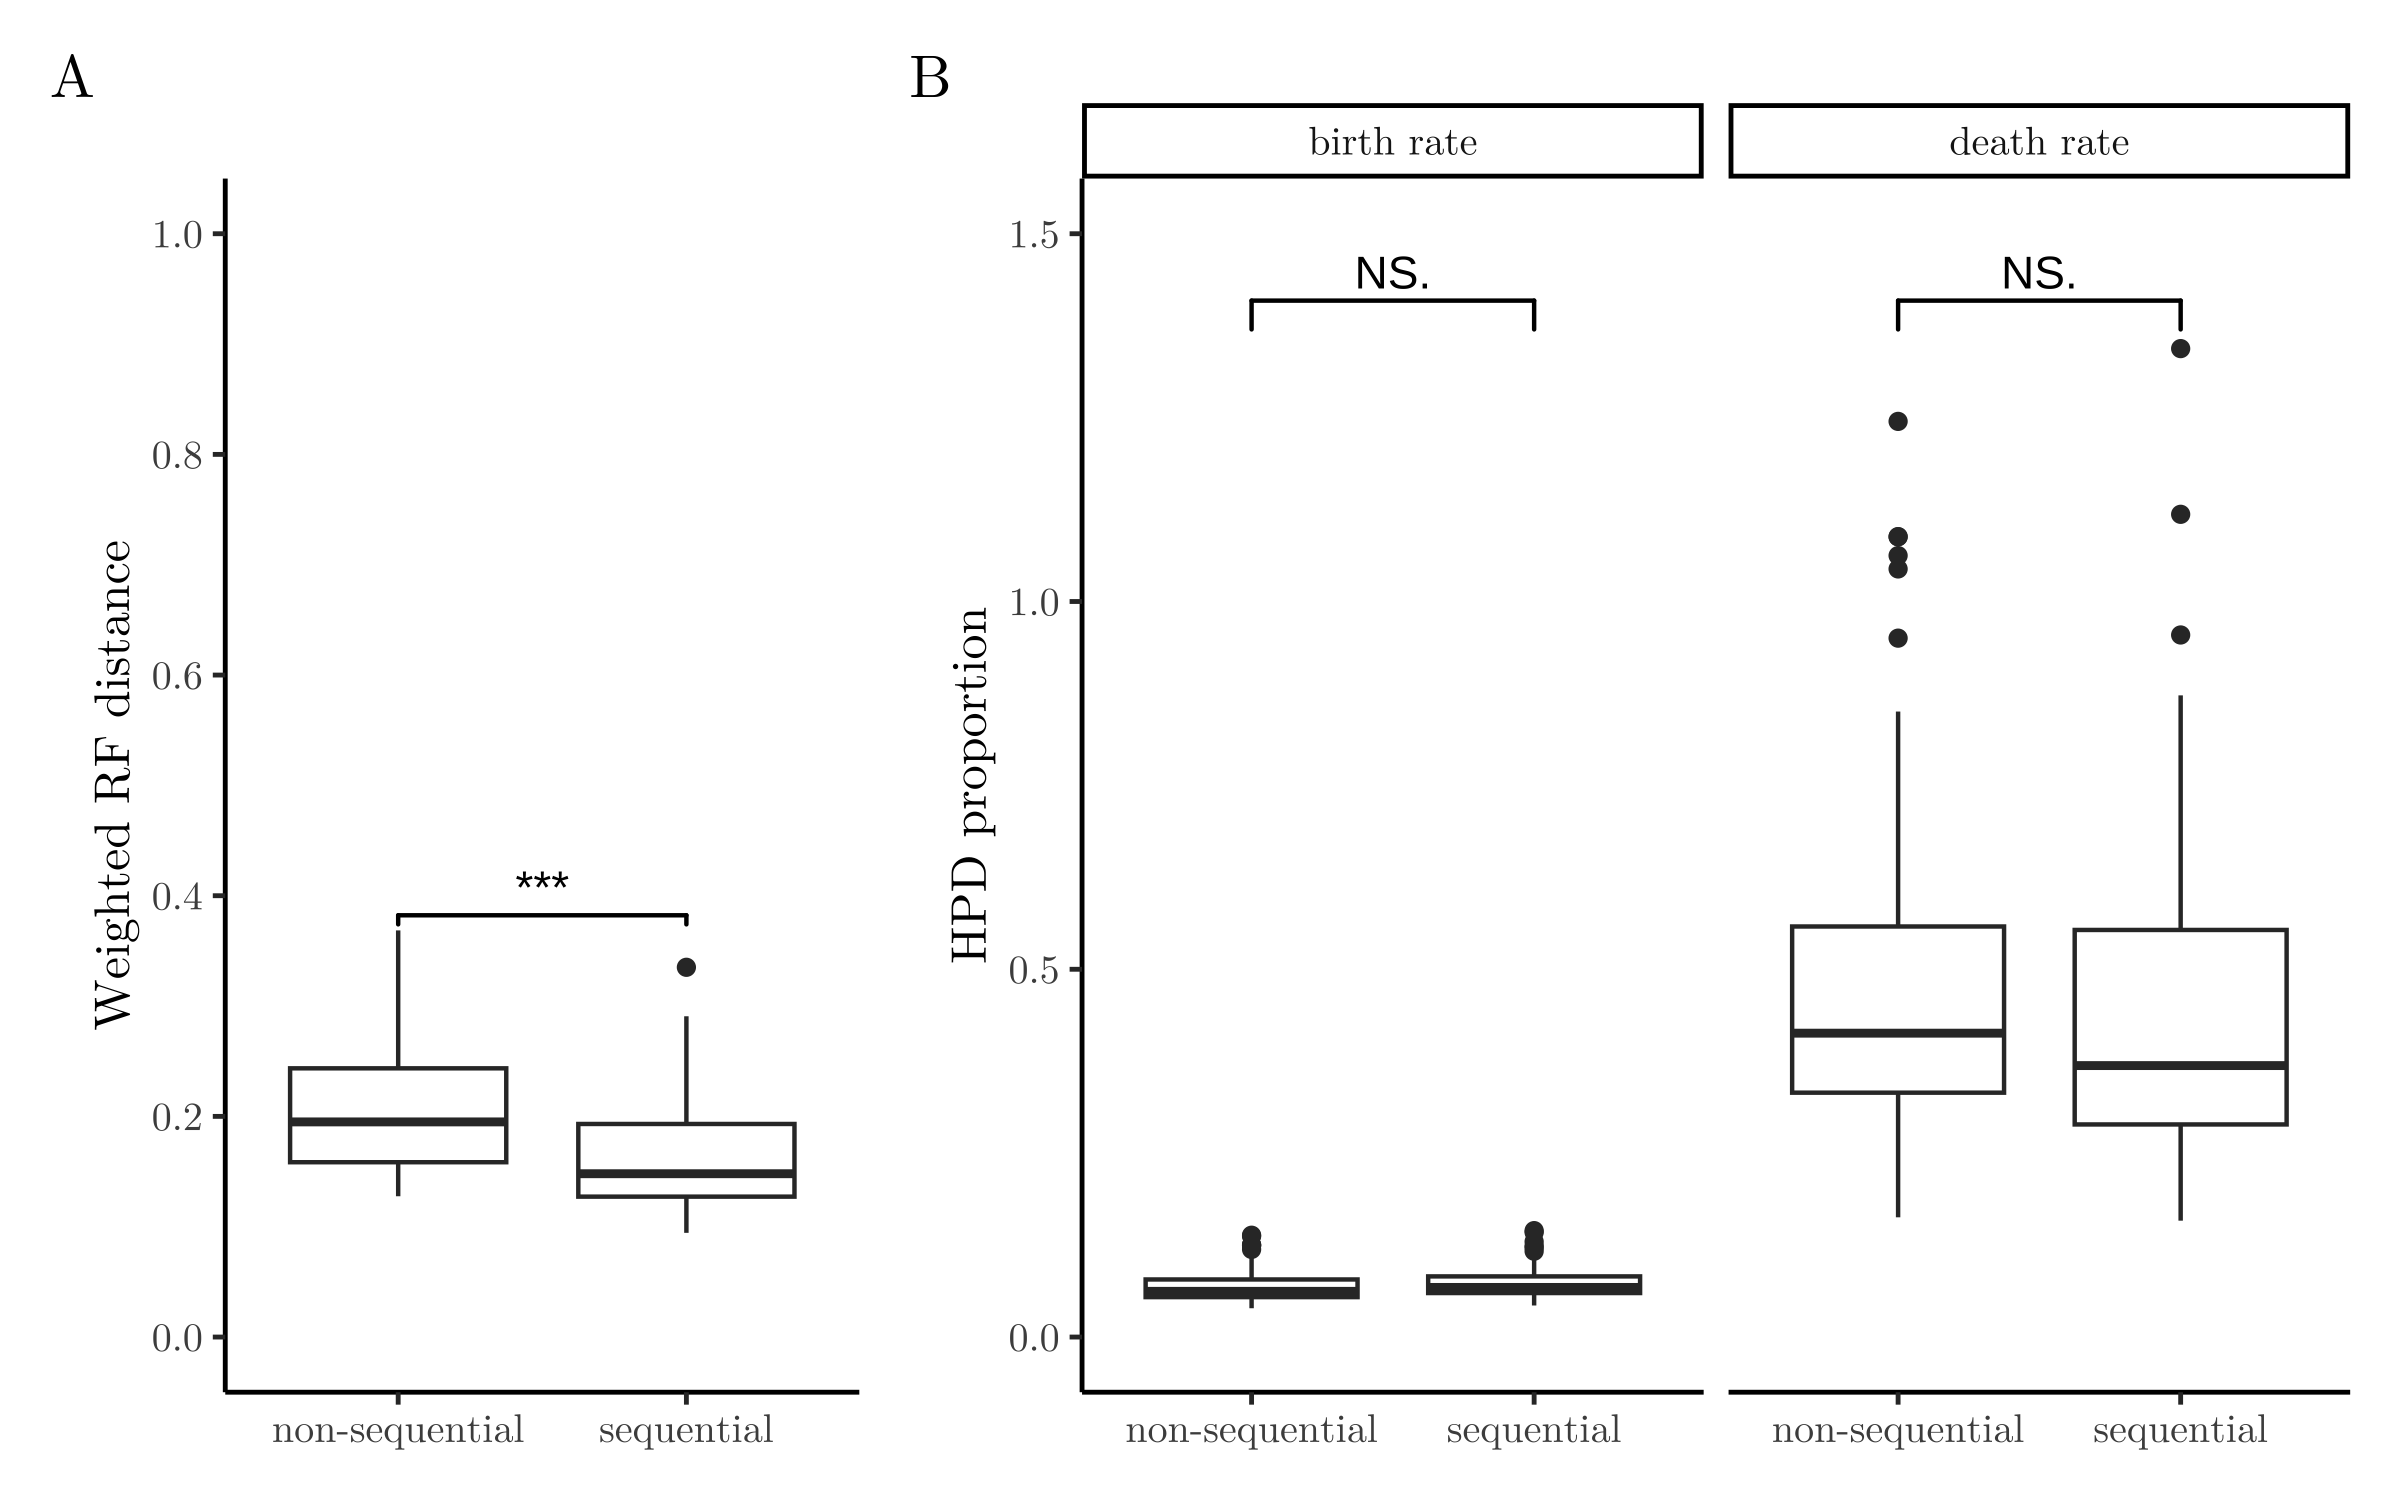

This figure's R source:
# Figure 3

library(dplyr)
library(tidyr)
library(stringr)
library(ggplot2)
library(ggsignif)
library(scales)
library(showtext)
library(patchwork)

# plotting options
palette = c("#E69F00", "#56B4E9", "#009E73","#D55E00", "#CC79A7")
font_add("lmroman", regular = "~/lmroman10-regular.otf") # Latex font
showtext_auto()
theme_set(theme_classic(base_size = 12, base_family = 'lmroman'))

# data
dir = "/Volumes/stadler/cEvoUnpublished/2023-Julia-Celldev/Part1"
paths = c('non-sequential' = file.path(dir, 'TiDe/baseline/analysisOutput'),
          'sequential' = file.path(dir, 'Typewriter/sequential_betterPrior/analysisOutput'))

mccP = sapply(paths, function(p) readRDS(file.path(p, 'mccOutput.Rdat')), simplify = F, USE.NAMES = T)
infP = sapply(paths, function(p) readRDS(file.path(p, 'infPerformance.Rdat')), simplify = F, USE.NAMES = T)

plot_wRF_boxplot <- function(mccP) {
  data = lapply(mccP, function(x) {x %>% 
      bind_rows(.id = 'tree') %>%
      select(tree, seed, wRF)}) %>%
    bind_rows(.id = 'setting') 

  g = ggplot(data, aes(x = setting, y = wRF)) + 
    geom_boxplot(outlier.size = 0.5) + 
    geom_signif(comparisons = list(c("non-sequential", "sequential")), test = 't.test', map_signif_level = T) +
    scale_y_continuous(limits = c(0, 1), breaks = seq(0, 1, 0.2)) +
    labs(x = NULL, y = "Weighted RF distance")
  
  # Welch's t-test
  ns = data %>% filter(setting == "non-sequential") %>% pull(wRF)
  s = data %>% filter(setting == "sequential") %>% pull(wRF)
  t.test(ns, s)
    
  return(g)

}


plot_hpd_boxplot <- function(infP) {
  params = c('birthRate', 'deathRate')
  params_labels = c('birthRate' = 'birth rate', 'deathRate' = 'death rate')
  
  data = lapply(infP, function(x) {
    lapply(x, '[[', 'hpd_proportion') %>% 
      bind_rows(.id = 'tree') %>%
      select(tree, seed, all_of(params)) %>%
      pivot_longer(cols = all_of(params), names_to = 'parameter', values_to = 'hpd_proportion') %>%
      mutate(parameter = factor(parameter, levels = params)) }) %>%
    bind_rows(.id = 'setting') 

  g = ggplot(data, aes(x = setting, y = hpd_proportion)) + 
    geom_boxplot(outlier.size = 0.5) + 
    geom_signif(comparisons = list(c("non-sequential", "sequential")), test = 't.test', map_signif_level = T) +
    scale_y_continuous(breaks = scales::pretty_breaks()) +
    expand_limits(y = 0) + 
    labs(x = NULL, y = "HPD proportion") +
    facet_wrap(vars(parameter), labeller = as_labeller(params_labels), scales = 'free_y')
  
  return(g)
}


png('Figure4.png', height = 4.5, width = 8, units = "in", res = 300)
plot_wRF_boxplot(mccP) + plot_hpd_boxplot(infP) + plot_layout(widths = c(1, 2)) + plot_annotation(tag_levels = 'A')
dev.off()

